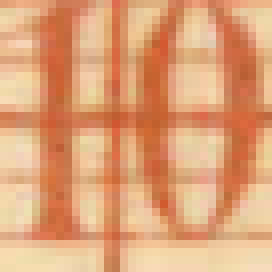
#> input picture sample10s/1.png, 34 x 34 px (shown 8 times larger); its folder holds only this picture in this run
$ python -i preprocessor.py   (imports and definitions only)
#> lines starting #> are read from the running program, lines starting #| are printed output that depends on the picture; after the words box and inside, x2 and y2 are one past the last pixel; in counts of white or black regions, pixels touching at a corner belong together
#> further down, picture is the input picture: shape (34, 34, 3); mean B, G, R 119.4, 162.6, 223.5
"""
Preprocessor Module - Stage 1 of the thermogram processing pipeline.

Handles image normalization, denoising, contrast enhancement, and ROI detection.
"""

import cv2
import numpy as np
import time
from typing import Optional, Tuple

from models import PreprocessResult, TimingInfo
from configs import ChartConfig, PreprocessConfig


class Preprocessor:
    """
    Preprocesses thermogram images for downstream processing.

    Stage 1 of the pipeline:
    1. Normalize - Color space, bit depth normalization
    2. Denoise - Bilateral filter to reduce noise while preserving edges
    3. Enhance Contrast - CLAHE in LAB color space
    4. Detect ROI - Find chart boundaries (optional crop)
    """

    def __init__(self, config: Optional[ChartConfig] = None, debug: bool = False):
        """
        Initialize preprocessor.

        Args:
            config: Chart configuration (uses defaults if None)
            debug: Enable debug mode for intermediate images
        """
        self.config = config
        self.preprocess_config = config.preprocess if config else PreprocessConfig()
        self.debug = debug
        self.debug_images = {}

    def process(self, image: np.ndarray) -> PreprocessResult:
        """
        Run full preprocessing pipeline.

        Args:
            image: Input image (BGR format)

        Returns:
            PreprocessResult with processed images and metadata
        """
        start_time = time.perf_counter()

        try:
            # Store original
            original = image.copy()

            # Step 1: Normalize
            normalized = self._normalize(image)

            # Step 2: Deskew (rotation correction)
            deskewed, rotation_angle = self._deskew(normalized)

            # Step 3: Denoise
            denoised = self._denoise(deskewed)

            # Step 4: Enhance contrast
            enhanced = self._enhance_contrast(denoised)

            # Step 5: Detect ROI (optional)
            roi_bounds = self._detect_roi(enhanced)

            # Create grayscale version
            if len(enhanced.shape) == 3:
                grayscale = cv2.cvtColor(enhanced, cv2.COLOR_BGR2GRAY)
            else:
                grayscale = enhanced.copy()

            end_time = time.perf_counter()
            duration_ms = (end_time - start_time) * 1000

            return PreprocessResult(
                original_image=original,
                processed_image=enhanced,
                grayscale_image=grayscale,
                roi_bounds=roi_bounds,
                cropped=False,
                normalization_applied=True,
                denoising_applied=True,
                contrast_enhancement_applied=True,
                success=True,
                message="Preprocessing completed successfully",
                timing=TimingInfo(
                    stage_name="preprocess",
                    start_time=start_time,
                    end_time=end_time,
                    duration_ms=duration_ms
                )
            )

        except Exception as e:
            end_time = time.perf_counter()
            return PreprocessResult(
                original_image=image,
                processed_image=image,
                grayscale_image=cv2.cvtColor(image, cv2.COLOR_BGR2GRAY) if len(image.shape) == 3 else image,
                success=False,
                message=f"Preprocessing failed: {str(e)}",
                timing=TimingInfo(
                    stage_name="preprocess",
                    start_time=start_time,
                    end_time=end_time,
                    duration_ms=(end_time - start_time) * 1000
                )
            )

    def _normalize(self, image: np.ndarray) -> np.ndarray:
        """
        Normalize image color space and bit depth.

        Args:
            image: Input image

        Returns:
            Normalized image in BGR format, 8-bit depth
        """
        # Ensure BGR format
        if len(image.shape) == 2:
            # Grayscale to BGR
            image = cv2.cvtColor(image, cv2.COLOR_GRAY2BGR)
        elif image.shape[2] == 4:
            # BGRA to BGR
            image = cv2.cvtColor(image, cv2.COLOR_BGRA2BGR)

        # Ensure 8-bit depth
        if image.dtype == np.uint16:
            image = (image / 256).astype(np.uint8)
        elif image.dtype == np.float32 or image.dtype == np.float64:
            image = (image * 255).astype(np.uint8)

        if self.debug:
            self.debug_images['normalized'] = image.copy()

        return image

    def _deskew(self, image: np.ndarray) -> Tuple[np.ndarray, float]:
        """
        Correct image rotation by analyzing content edges row-by-row.

        Thermograms may be slightly rotated due to manual scanning.
        This detects rotation by finding where dark content starts/ends
        on each row and fitting a line to those edges.

        Args:
            image: Input image (BGR)

        Returns:
            Tuple of (deskewed image, rotation angle in degrees)
        """
        h, w = image.shape[:2]
#> h = 34; w = 34

        # Convert to grayscale
        if len(image.shape) == 3:
            gray = cv2.cvtColor(image, cv2.COLOR_BGR2GRAY)
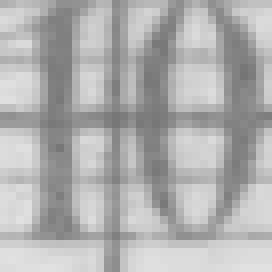
#> gray: shape (34, 34) (shown 8 times larger); min 117, max 224, mean 175.9
        else:
            gray = image.copy()

        # Sample rows across the image height
        num_samples = 20
        sample_rows = np.linspace(h * 0.1, h * 0.9, num_samples).astype(int)
#> sample_rows = 20 values from 3 to 30

        left_edges = []
        right_edges = []
        dark_threshold = 240  # Pixels darker than this are "content"

        for row in sample_rows:
            row_data = gray[row, :]

            # Find first dark pixel from left (skip first 5% to avoid border artifacts)
            start_x = int(w * 0.05)
            end_x = int(w * 0.95)

            # Left edge: first dark pixel
            left_portion = row_data[start_x:w//2]
            dark_indices = np.where(left_portion < dark_threshold)[0]
            if len(dark_indices) > 0:
                left_x = start_x + dark_indices[0]
                left_edges.append((row, left_x))

            # Right edge: last dark pixel
            right_portion = row_data[w//2:end_x]
            dark_indices = np.where(right_portion < dark_threshold)[0]
            if len(dark_indices) > 0:
                right_x = w//2 + dark_indices[-1]
                right_edges.append((row, right_x))
#> after the loop, left_edges = [(3, 1), (4, 1), (6, 1), (7, 1), (9, 1), (10, 1), (11, 1), (13, 1), (14, 1), (16, 1), (17, 1), (19, 1), (20, 1), (22, 1), (23, 1), (24, 1), (26, 1), (27, 1), (29, 1), (30, 1)]; right_edges = [(3, 31), (4, 31), (6, 31), (7, 31), (9, 31), (10, 31), (11, 31), (13, 31), (14, 31), (16, 31), (17, 31), (19, 31), (20, 31), (22, 31), (23, 31), (24, 31), (26, 31), (27, 31), (29, 31), (30, 31)]

        # Need at least 5 points to fit reliably
        if len(left_edges) < 5 or len(right_edges) < 5:
            if self.debug:
                self.debug_images['deskewed'] = image.copy()
            return image, 0.0

        # Fit lines to edges and calculate rotation angle
        # Slope is dx/dy, we want angle from horizontal
        left_y = np.array([e[0] for e in left_edges])
#> left_y = 20 values from 3 to 30
        left_x = np.array([e[1] for e in left_edges])
#> left_x = 20 values from 1 to 1
        left_slope, _ = np.polyfit(left_y, left_x, 1)
#> left_slope = 1.09e-17
        left_angle = np.degrees(np.arctan(left_slope))
#> left_angle = 6.26e-16

        right_y = np.array([e[0] for e in right_edges])
#> right_y = 20 values from 3 to 30
        right_x = np.array([e[1] for e in right_edges])
#> right_x = 20 values from 31 to 31
        right_slope, _ = np.polyfit(right_y, right_x, 1)
#> right_slope = 2.17e-16
        right_angle = np.degrees(np.arctan(right_slope))
#> right_angle = 1.25e-14

        # Average the two edge angles
        rotation_angle = (left_angle + right_angle) / 2
#> rotation_angle = 6.54e-15
#> in process, `deskewed, rotation_angle = self._deskew(normalized)`: rotation_angle = 0

        # Only correct if angle is significant but not too extreme
        if abs(rotation_angle) < 0.02:  # Less than 0.02 degree - negligible
            if self.debug:
                self.debug_images['deskewed'] = image.copy()
            return image, 0.0

        if abs(rotation_angle) > 10:  # More than 10 degrees - probably wrong detection
            if self.debug:
                self.debug_images['deskewed'] = image.copy()
            return image, 0.0

        # Rotate image to correct the skew
        center = (w // 2, h // 2)
        rotation_matrix = cv2.getRotationMatrix2D(center, rotation_angle, 1.0)

        # Calculate new image size to avoid cropping
        cos = np.abs(rotation_matrix[0, 0])
        sin = np.abs(rotation_matrix[0, 1])
        new_w = int(h * sin + w * cos)
        new_h = int(h * cos + w * sin)

        # Adjust rotation matrix for new size
        rotation_matrix[0, 2] += (new_w - w) / 2
        rotation_matrix[1, 2] += (new_h - h) / 2

        # Apply rotation with white background
        deskewed = cv2.warpAffine(
            image,
            rotation_matrix,
            (new_w, new_h),
            borderMode=cv2.BORDER_CONSTANT,
            borderValue=(255, 255, 255)
        )

        if self.debug:
            self.debug_images['deskewed'] = deskewed.copy()
            self.debug_images['rotation_angle'] = rotation_angle

        return deskewed, rotation_angle

    def _denoise(self, image: np.ndarray) -> np.ndarray:
        """
        Apply bilateral filter to reduce noise while preserving edges.

        Args:
            image: Input image (BGR)

        Returns:
            Denoised image
        """
        cfg = self.preprocess_config

        denoised = cv2.bilateralFilter(
            image,
            d=cfg.bilateral_d,
            sigmaColor=cfg.bilateral_sigma_color,
            sigmaSpace=cfg.bilateral_sigma_space
        )
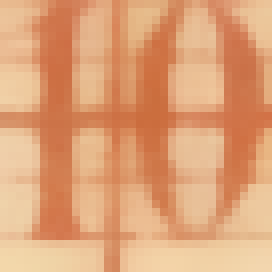
#> denoised: shape (34, 34, 3) (shown 8 times larger); mean B, G, R 119.5, 162.7, 223.5

        if self.debug:
            self.debug_images['denoised'] = denoised.copy()

        return denoised

    def _enhance_contrast(self, image: np.ndarray) -> np.ndarray:
        """
        Enhance contrast using CLAHE in LAB color space.

        Args:
            image: Input image (BGR)

        Returns:
            Contrast-enhanced image
        """
        cfg = self.preprocess_config

        # Convert to LAB color space
        lab = cv2.cvtColor(image, cv2.COLOR_BGR2LAB)
#> lab: shape (34, 34, 3); mean of channels 0, 1, 2 183.2, 145.8, 159.7

        # Split channels
        l, a, b = cv2.split(lab)
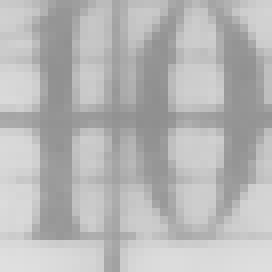
#> l: shape (34, 34) (shown 8 times larger); min 143, max 223, mean 183.2
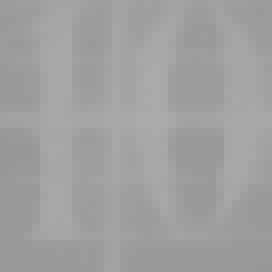
#> b: shape (34, 34) (shown 8 times larger); min 151, max 170, mean 159.7

        # Apply CLAHE to L channel
        clahe = cv2.createCLAHE(
            clipLimit=cfg.clahe_clip_limit,
            tileGridSize=(cfg.clahe_tile_size, cfg.clahe_tile_size)
        )
        l_enhanced = clahe.apply(l)
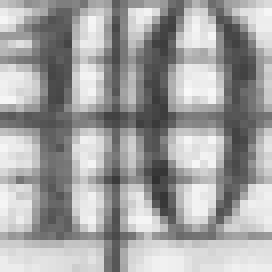
#> l_enhanced: shape (34, 34) (shown 8 times larger); min 49, max 249, mean 162

        # Merge channels
        lab_enhanced = cv2.merge([l_enhanced, a, b])
#> lab_enhanced: shape (34, 34, 3); mean of channels 0, 1, 2 162, 145.8, 159.7

        # Convert back to BGR
        enhanced = cv2.cvtColor(lab_enhanced, cv2.COLOR_LAB2BGR)
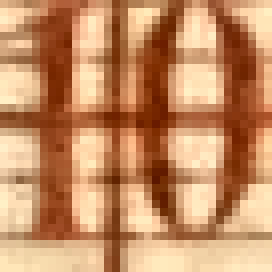
#> enhanced: shape (34, 34, 3) (shown 8 times larger); mean B, G, R 100.6, 142.5, 197.5

        if self.debug:
            self.debug_images['enhanced'] = enhanced.copy()

        return enhanced

    def _detect_roi(self, image: np.ndarray) -> Optional[Tuple[int, int, int, int]]:
        """
        Detect the region of interest (chart boundaries).

        Args:
            image: Input image

        Returns:
            ROI bounds (x, y, width, height) or None if detection fails
        """
        h, w = image.shape[:2]
#> h = 34; w = 34
        cfg = self.preprocess_config

        try:
            # Convert to grayscale
            if len(image.shape) == 3:
                gray = cv2.cvtColor(image, cv2.COLOR_BGR2GRAY)
            else:
                gray = image.copy()

            # Apply edge detection
            edges = cv2.Canny(gray, 50, 150)
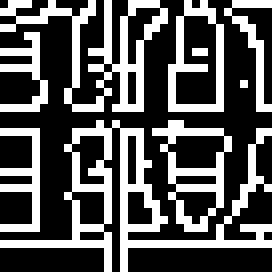
#> edges: shape (34, 34) (shown 8 times larger); 33.7% white in thin lines or dots

            # Dilate to connect nearby edges
            kernel = np.ones((5, 5), np.uint8)
            dilated = cv2.dilate(edges, kernel, iterations=2)
#> dilated: shape (34, 34); every value is 255

            # Find contours
            contours, _ = cv2.findContours(
                dilated, cv2.RETR_EXTERNAL, cv2.CHAIN_APPROX_SIMPLE
            )
#> contours = [[[0, 0], [0, 33], [33, 33], [33, 0]]]

            if not contours:
                return None

            # Find largest contour (likely the chart)
            largest = max(contours, key=cv2.contourArea)
#> largest = [[0, 0], [0, 33], [33, 33], [33, 0]]
            x, y, cw, ch = cv2.boundingRect(largest)
#> x = 0; y = 0; cw = 34; ch = 34

            # Apply margin
            margin = int(min(h, w) * cfg.roi_margin)
#> margin = 0
            x = max(0, x - margin)
            y = max(0, y - margin)
            cw = min(w - x, cw + 2 * margin)
            ch = min(h - y, ch + 2 * margin)

            # Validate ROI size (should be at least 50% of image)
            if cw * ch < 0.5 * h * w:
                return None

            if self.debug:
                debug_img = image.copy()
                cv2.rectangle(debug_img, (x, y), (x + cw, y + ch), (0, 255, 0), 2)
                self.debug_images['roi'] = debug_img

            return (x, y, cw, ch)

        except Exception:
            return None

    # [70 lines left out: functions crop_to_roi, process_grayscale, preprocess_image, not called in this run]


__all__ = ['Preprocessor', 'preprocess_image']

>>> import cv2
>>> picture = cv2.imread('../../../sample10s/1.png')
>>> result = Preprocessor().process(picture)
#> in process, `roi_bounds = self._detect_roi(enhanced)`: roi_bounds = (0, 0, 34, 34)

$ run again, on sample10s/3.png
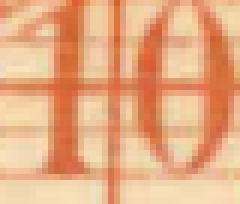
#> input picture sample10s/3.png, 40 x 34 px (shown 6 times larger)
#> picture is the input picture: shape (34, 40, 3); mean B, G, R 130.6, 172.2, 231.2
#> after the loop in _deskew, `for row in sample_rows:`: left_edges = [(3, 2), (4, 2), (6, 2), (7, 2), (9, 2), (10, 2), (11, 2), (13, 2), (14, 2), (16, 2), (17, 2), (19, 2), (20, 2), (22, 2), (23, 2), (24, 2), (26, 2), (27, 2), (29, 2), (30, 2)]; right_edges = [(3, 37), (4, 37), (6, 37), (7, 37), (9, 37), (10, 37), (11, 37), (13, 37), (14, 37), (16, 37), (17, 37), (19, 37), (20, 37), (22, 37), (23, 37), (24, 37), (26, 37), (27, 37), (29, 37), (30, 37)]
#> left_y = 20 values from 3 to 30
#> in _deskew, `left_x = np.array([e[1] for e in left_edges])`: left_x = 20 values from 2 to 2
#> left_slope = 2.19e-17
#> left_angle = 1.25e-15
#> right_y = 20 values from 3 to 30
#> in _deskew, `right_x = np.array([e[1] for e in right_edges])`: right_x = 20 values from 37 to 37
#> right_slope = 1.71e-16
#> right_angle = 9.82e-15
#> in _deskew, `rotation_angle = (left_angle + right_angle) / 2`: rotation_angle = 5.54e-15
#> in process, `deskewed, rotation_angle = self._deskew(normalized)`: rotation_angle = 0
#> lab: shape (34, 40, 3); mean of channels 0, 1, 2 192, 144.8, 158.3
#> lab_enhanced: shape (34, 40, 3); mean of channels 0, 1, 2 168.7, 144.8, 158.3
#> in _detect_roi, `edges = cv2.Canny(gray, 50, 150)`:
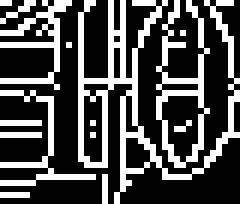
#> edges: shape (34, 40) (shown 6 times larger); 30% white in thin lines or dots
#> in _detect_roi, `dilated = cv2.dilate(edges, kernel, iterations=2)`:
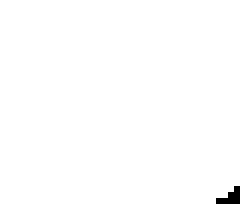
#> dilated: shape (34, 40) (shown 6 times larger); 99.5% white; black in thin lines or dots, all inside (x1, y1, x2, y2) = (36, 31, 40, 34)
#> contours = 1 item
#> largest = [[0, 0], [0, 33], [35, 33], [36, 32], [37, 32], [39, 30], [39, 0]]
#> x = 0; cw = 40; ch = 34
#> roi_bounds = (0, 0, 40, 34)
